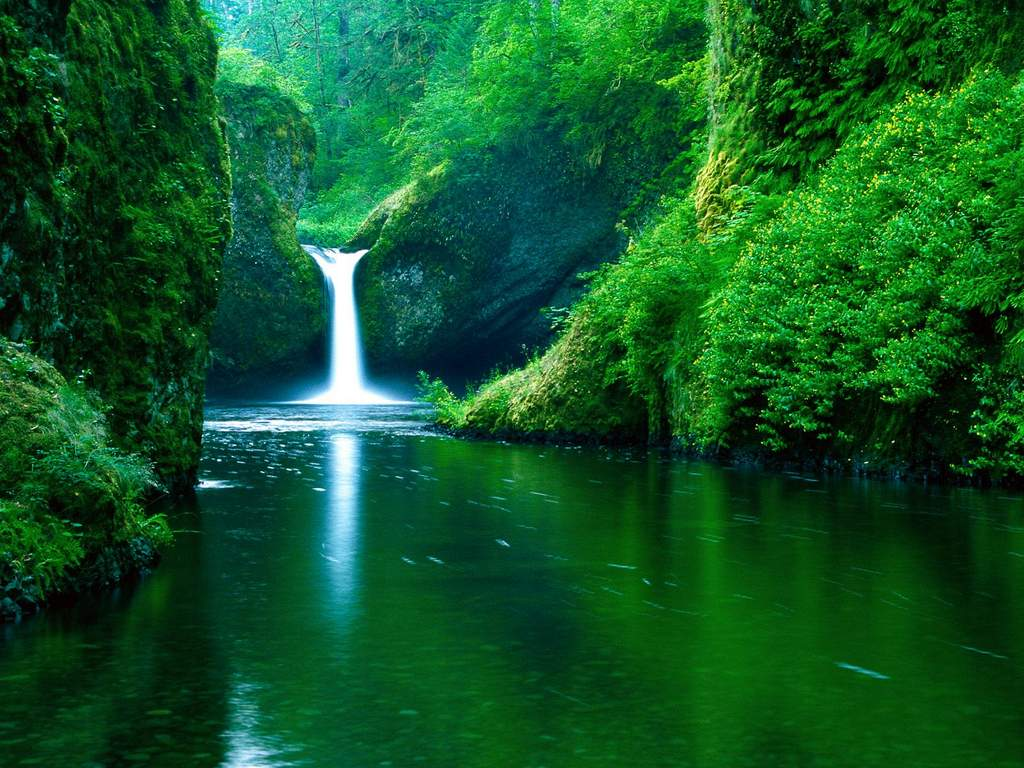
#> input picture Add Watermark/Data/test.jpg, 1024 x 768 px, found by its file name
$ python Answer.py
#> lines starting #> are read from the running program, lines starting #| are printed output that depends on the picture
import cv2
import numpy as np
import matplotlib.pyplot as plt

# Load the image
img = cv2.imread('./Data/test.jpg')
#> img is the input picture: shape (768, 1024, 3); mean B, G, R 38.7, 86.1, 17.7

# Check if image is loaded properly
if img is None:
    print("Error: Image not found.")
    exit()

# Generate vignette mask using Gaussian kernels
rows, cols = img.shape[:2]
#> rows = 768; cols = 1024
kernel_x = cv2.getGaussianKernel(cols, 200)
kernel_y = cv2.getGaussianKernel(rows, 200)
kernel = kernel_y * kernel_x.T
mask = 255 * kernel / np.linalg.norm(kernel)
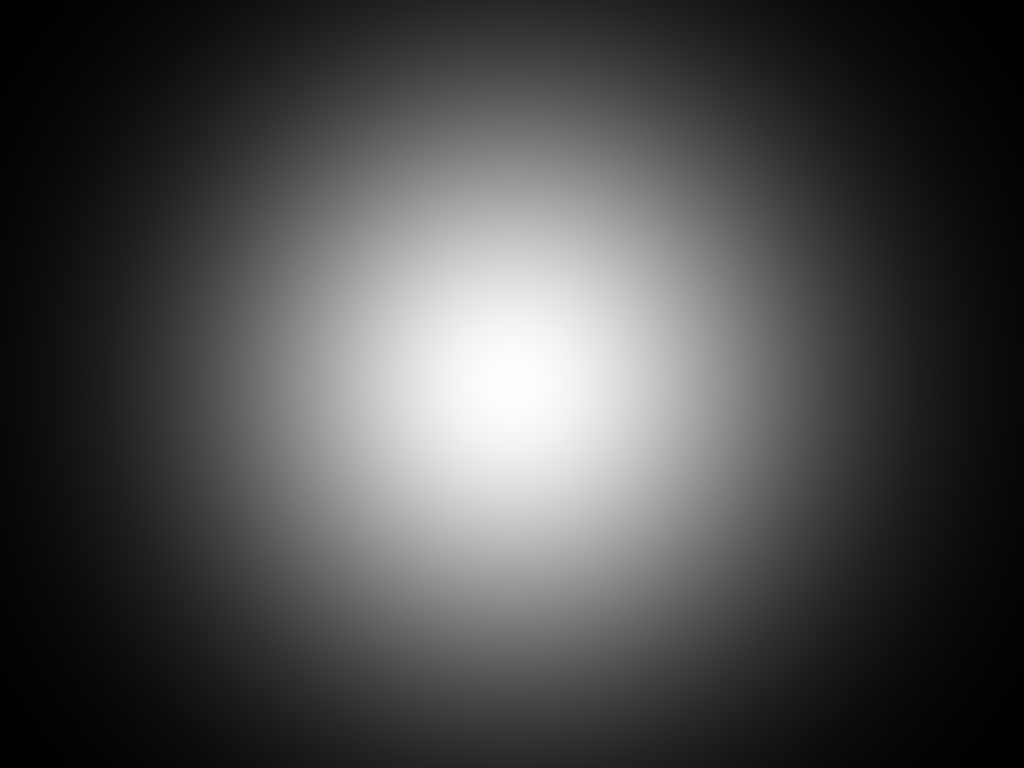
#> kernel: shape (768, 1024) float64; min 2.57e-08, max 4.25e-06, mean 1.27e-06; drawn with min black and max white
output = np.copy(img)

# Applying the mask to each channel in the input image
for i in range(3):
    output[:, :, i] = output[:, :, i] * mask
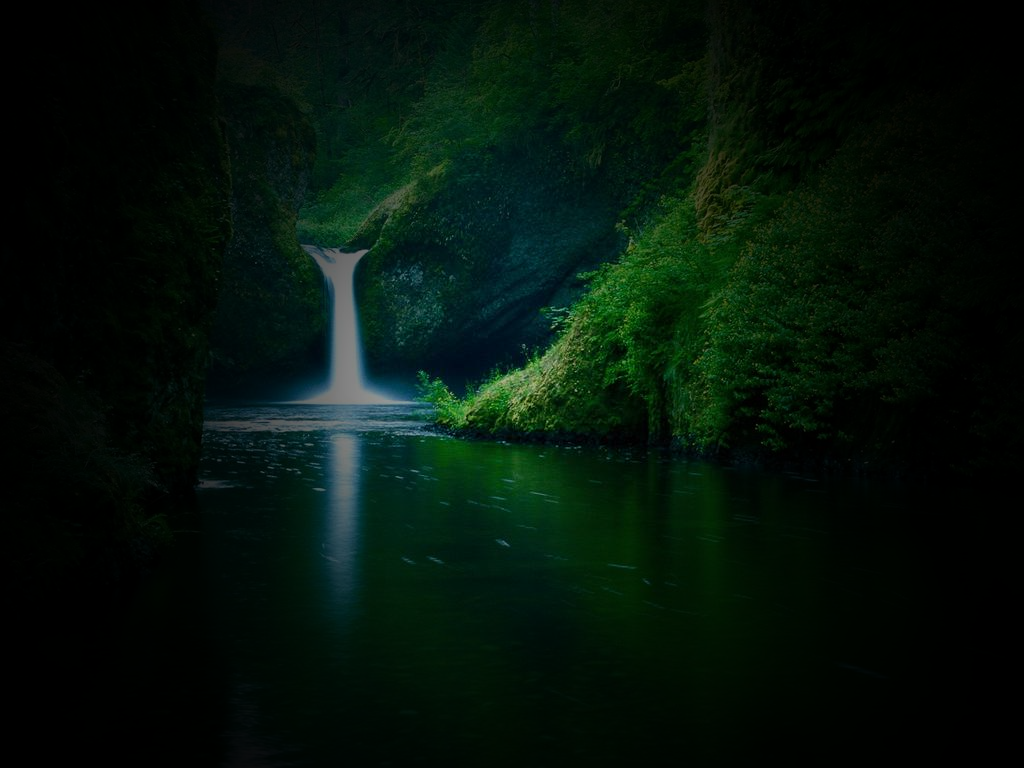
#> output: shape (768, 1024, 3); mean B, G, R 10.5, 19.4, 4.4

# Convert BGR to RGB for displaying with Matplotlib
img_rgb = cv2.cvtColor(img, cv2.COLOR_BGR2RGB)
output_rgb = cv2.cvtColor(output, cv2.COLOR_BGR2RGB)

# Display the images using Matplotlib
plt.figure(figsize=(10, 5))

# Original image
plt.subplot(1, 2, 1)
plt.imshow(img_rgb)
plt.title('Original')
plt.axis('off')

# Vignette image
plt.subplot(1, 2, 2)
plt.imshow(output_rgb)
plt.title('Vignette')
plt.axis('off')

plt.show()
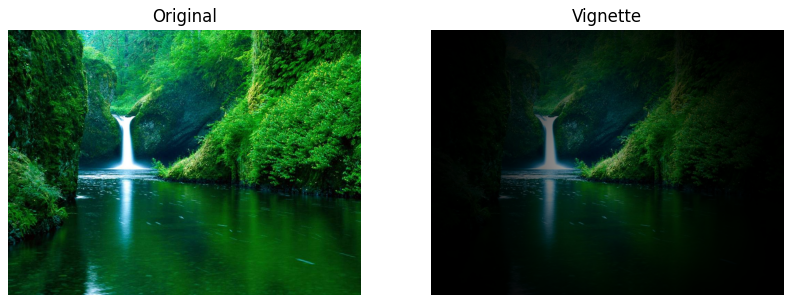
#> figure drawn by matplotlib, 2 panels
